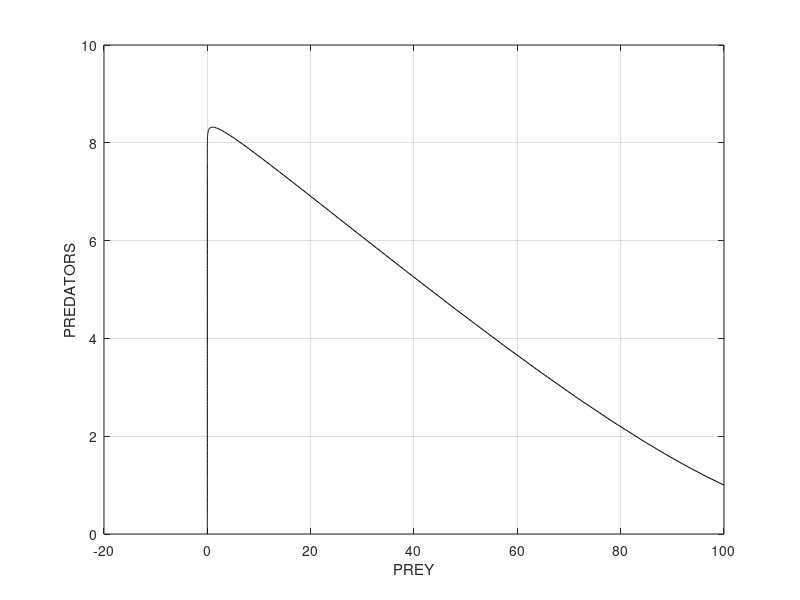
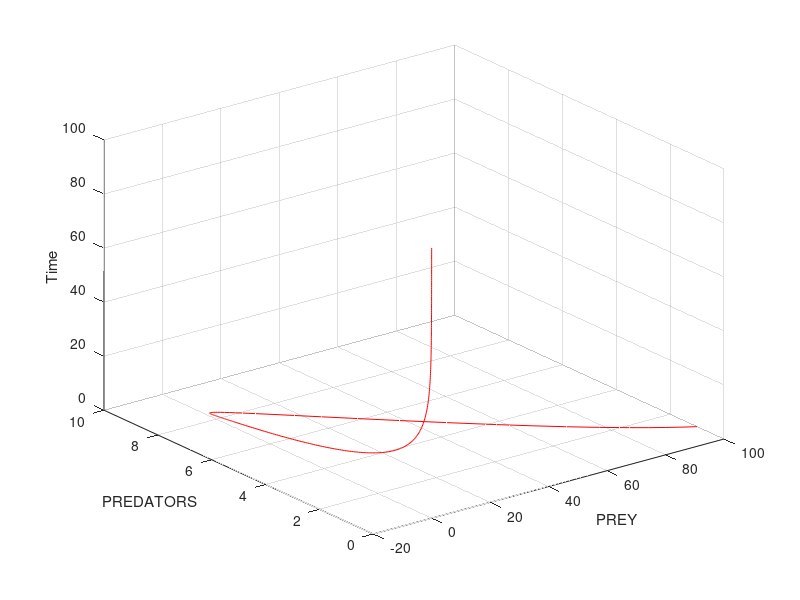

These figures' MATLAB source, in order:
%%predator-prey
% x' = alpha * x - gamma * xy -- prey equation
% y' = -beta * y + delta * xy -- predator equation
% basic example
clear
alpha = .5; %prey growth factor
beta = 1; %predator death factor
gamma = 1; %prey death factor after meeting predator
delta = 1; %predator growth factor after killing prey
x0 = 100; %initial population of prey
y0 = 1; %initial populaton of predators
init = [x0, y0];
tbegin = 0; %starting time
tend = 1000; %final time
tspan = [tbegin tend]; %whole timespan
%% rabbits and alligators 
clear
alpha = 10; %prey growth factor
beta = .1; %predator death factor
gamma = .5; %prey death factor after meeting predator
delta = .1; %predator growth factor after killing prey
x0 = 10; %initial population of prey
y0 = 20; %initial populaton of predators
init = [x0, y0];
tbegin = 0; %starting time
tend = 100; %final time
tspan = [tbegin tend]; %whole timespan
%% stationary point
clear
alpha = 10; %prey growth factor
beta = .1; %predator death factor
gamma = .5; %prey death factor after meeting predator
delta = .1; %predator growth factor after killing prey
x0 = beta ./ delta; %initial population of prey
y0 = alpha ./ gamma; %initial populaton of predators
init = [x0, y0];
tbegin = 0; %starting time
tend = 100; %final time
tspan = [tbegin tend]; %whole timespan
%% leopards and deers
clear
alpha = 1; %prey growth factor
beta = .5; %predator death factor
gamma = .1; %prey death factor after meeting predator
delta = .25; %predator growth factor after killing prey
x0 = 20; %initial population of prey
y0 = 1; %initial populaton of predators
init = [x0, y0];
tbegin = 0; %starting time
tend = 100; %final time
tspan = [tbegin tend]; %whole timespan
%% chinese massacre
clear
alpha = 100; %prey growth factor
beta = 10; %predator death factor
gamma = 10; %prey death factor after meeting predator
delta = .1; %predator growth factor after killing prey
x0 = 1000; %initial population of prey
y0 = 1; %initial populaton of predators
init = [x0, y0];
tbegin = 0; %starting time
tend = 100; %final time
tspan = [tbegin tend]; %whole timespan
%% lazy predator
clear
alpha = 1; %prey growth factor
beta = .1; %predator death factor
gamma = 1; %prey death factor after meeting predator
delta = .01; %predator growth factor after killing prey
x0 = 100; %initial population of prey
y0 = 1; %initial populaton of predators
init = [x0, y0];
tbegin = 0; %starting time
tend = 100; %final time
tspan = [tbegin tend]; %whole timespan
%% dying prey
clear
alpha = -1; %prey growth factor
beta = .1; %predator death factor
gamma = 1; %prey death factor after meeting predator
delta = .1; %predator growth factor after killing prey
x0 = 100; %initial population of prey
y0 = 1; %initial populaton of predators
init = [x0, y0];
tbegin = 0; %starting time
tend = 100; %final time
tspan = [tbegin tend]; %whole timespan
%% evaluation
sysFun = @(t, y) [alpha .* y(1) - gamma .* y(1) .* y(2); ...
    -1 .* beta .* y(2) + delta .* y(1) .* y(2);]; % system of ODE for ode45
[T, F] = ode45(sysFun, tspan, init);
figure(1);
plot(F(:, 1), F(:, 2), 'k');
grid on;
xlabel('PREY');
ylabel('PREDATORS');
% hold on;
figure(2);
plot3(F(:, 1), F(:, 2), T, 'r');
grid on;
xlabel('PREY');
ylabel('PREDATORS');
zlabel('Time');


